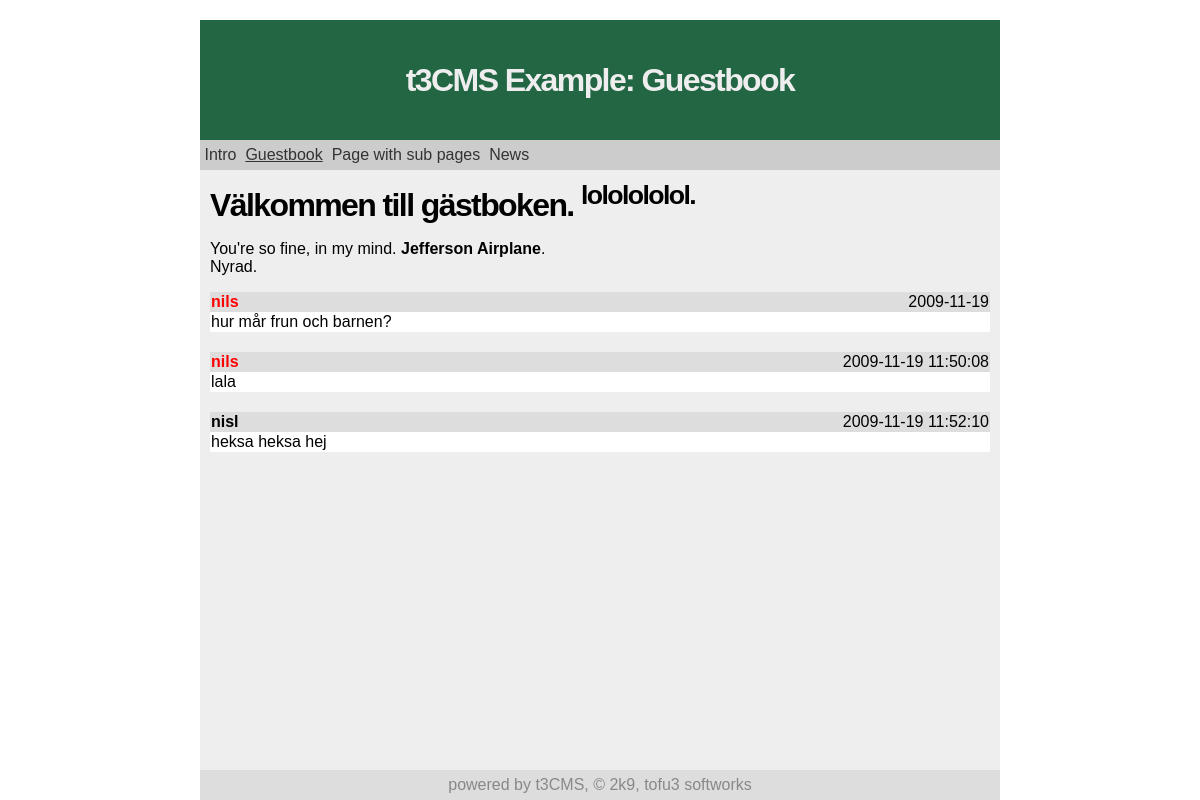
Before: /?page=guestbook with the older database file.
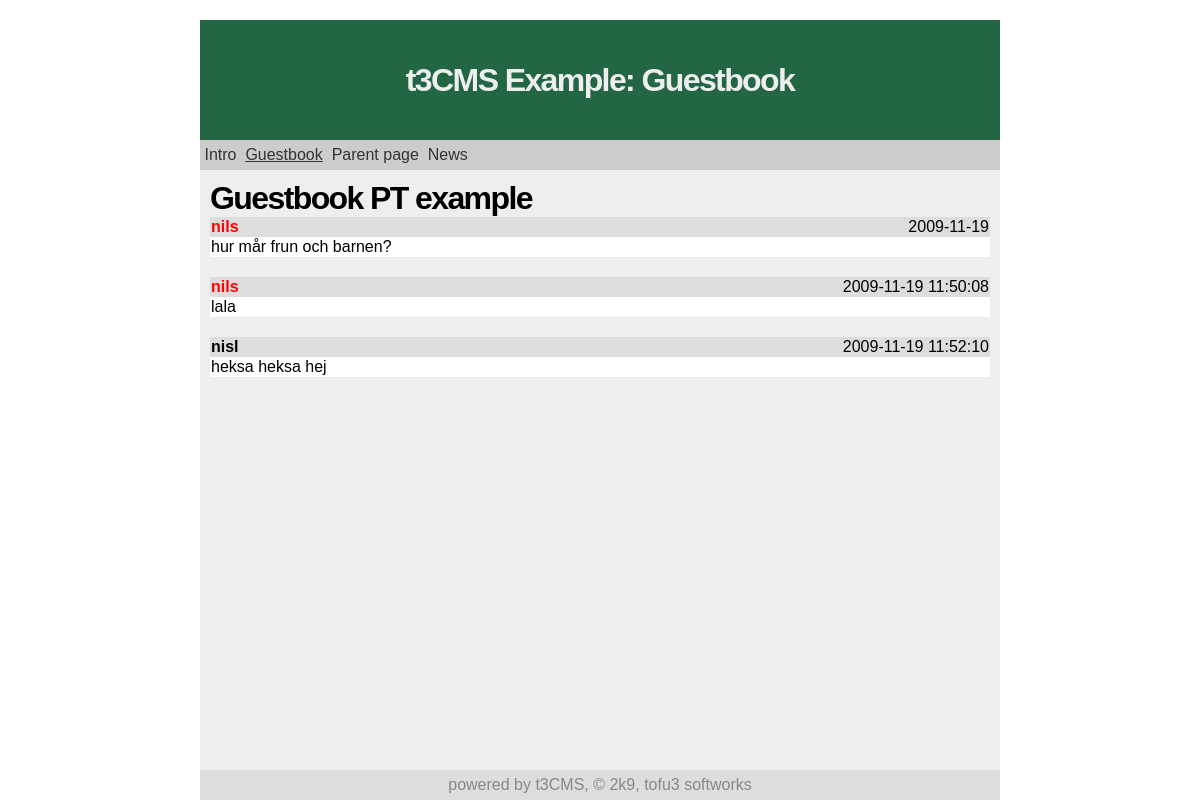
After: the same page with the newer database file.
### tables this page shows
CREATE TABLE "menus" ("id" INTEGER PRIMARY KEY  AUTOINCREMENT  NOT NULL , "menu" INTEGER NOT NULL  DEFAULT 0, "label" TEXT, "type" TEXT DEFAULT page, "link" TEXT);

CREATE TABLE "pages" ("id" INTEGER PRIMARY KEY  NOT NULL ,"name" TEXT,"type" TEXT,"content" TEXT,"title" TEXT,"sub" TEXT DEFAULT _ );

### inc/inc.db.php (called while the page is built, shortened)
<?php
 try {
  $_DB = new PDO($_S['dbType'].':'.$_S['dbPath']);
 }
 catch (PDOException $e) {
	print 'Database error.';
	die();
 }
 function db_setting($name){
    global $_DB;
    $q = $_DB->query("SELECT value FROM settings WHERE name='$name'");
    $r = $q->fetch();
    return $r[0];
 }
 function db_page($name) {
    global $_DB;
    $q = $_DB->query("SELECT * FROM pages WHERE name='$name'");
    $r = $q->fetch();
    return $r;
 }
?>

### inc/inc.page.php (called while the page is built, shortened)
<?php
 include_once('inc/inc.db.php');
 function get_page(){
    $default = db_setting('default_page');
    @$page=$_GET['page']?$_GET['page']:$default;
    $pagedata = db_page($page);
    return array($pagedata['title'],$pagedata['type'],$pagedata['content'],$page,$pagedata['id'],$pagedata['sub']);
 }
?>

### inc/inc.debug.php (called while the page is built, shortened)
<?php
 function d_getdbasarray(){
    global $_DB;
    $d_inctables = array('settings','pt_guestbook','pages');
    $DBC = array();
    foreach ($d_inctables as $t){
        $i = 0;
        foreach ($_DB->query("SELECT * from $t") as $r){
            $i++;
                foreach($r as $n=>$v)
                    if (!is_int($n))
                        $DBC[$t][$i][$n] = $v;
        }
    }
    return $DBC;
 }
?>

### pt/guestbook/styles/default.php (the view, shortened to what this page needs)
<?php
 function do_gbhead(){
    print '<table border="0" width="100%" cellspacing="0">';
 }
 function do_gbrow($author,$message,$time,$ip,$location,$admin){
    $author = htmlentities($author);
    $message = htmlentities(utf8_decode($message));
    $isadmin = $admin?' style="color:red"':'';
    print <<<END
<tr style="background: #ddd">
 <td style="text-align:left"><b$isadmin>$author</b></td>
 <td style="text-align:right">$time</td>
</tr>
<tr style="background: #fff">
 <td colspan="2">$message</td>
</tr>
<tr><td colspan="2">&nbsp;</td></tr>
END;
 }
 function do_gbfoot(){
    print '</table>';
 }
?>

### styles/default/header.php (shortened to what this page needs)
<table id="tcont" border="0" cellspacing="0" cellpadding="0">
 <tr>
  <td rowspan="5">&nbsp;</td>
  <td id="ttpan">&nbsp;</td>
  <td rowspan="5">&nbsp;</td>
 </tr>
 <tr>
  <td id="thead"><h1><?=$title.': '.$page_title?></h1></td>
 </tr>
 <tr>
  <td id="tmenu"><?php do_menu(0) ?></td>
 </tr>
 <tr>
  <td>
   <table cellspacing="0" cellpadding="0" style="width:100%;height:100%">
    <tr>
     <td id="tmain">

### inc/inc.build-functions.php (shortened to what this page needs)
<?php
 function do_menu($id,$orient = 'vertical'){
    global $_DB;
    global $page_name;
    global $page_sub;
    foreach($_DB->query("SELECT label,type,link FROM menus WHERE menu='$id'") as $r){
        $linkname = $r['link'];
        $linkname=='./'?$linkname=db_setting('default_page'):0;
        $active = ($page_name==$linkname)||($page_sub==$linkname)?1:0;
        $menudata[] = array($r['label'],$r['type'],$r['link'],$active);
    }
    $m = build_menu($menudata,$orient);
    print $m;
 }
 function build_menu($data,$orient){
    foreach ($data as $item){
        $class = $item[3]?' class="active"':'';
        switch($item[1]){
            case 'page': $url = '?page='.$item[2]; break;
            case 'redir': $url = $item[2]; break;
        }
        if($orient == 'vertical'){
            $r .= '&nbsp;<a href="'.$url.'"'.$class.'>'.$item[0].'</a>&nbsp;';
        }
        else {
            $r .= '<a href="'.$url.'"'.$class.'>'.$item[0].'</a><br/>';
        }
    }
    return $r;
 }
?>

### pt/guestbook/inc.php (shortened to what this page needs)
<?php
 function do_page($content, $name){
    global $_DB;
    print $content;
    do_gbhead();
    foreach ($_DB->query("SELECT * FROM pt_guestbook WHERE pageid='$name'") as $r){
        do_gbrow($r['author'],$r['message'],$r['time'],$r['ip'],$r['location'],$r['admin']);
    }
    do_gbfoot();
 }
?>

Changed rows visible on the page:
changed pages "Guestbook": content "Välkommen till gästboken. lololololol. You're so fine, in my mind. Jefferson Airplane . Nyrad." → "Guestbook PT example"
changed menus: label "Page with sub pages" → "Parent page"
